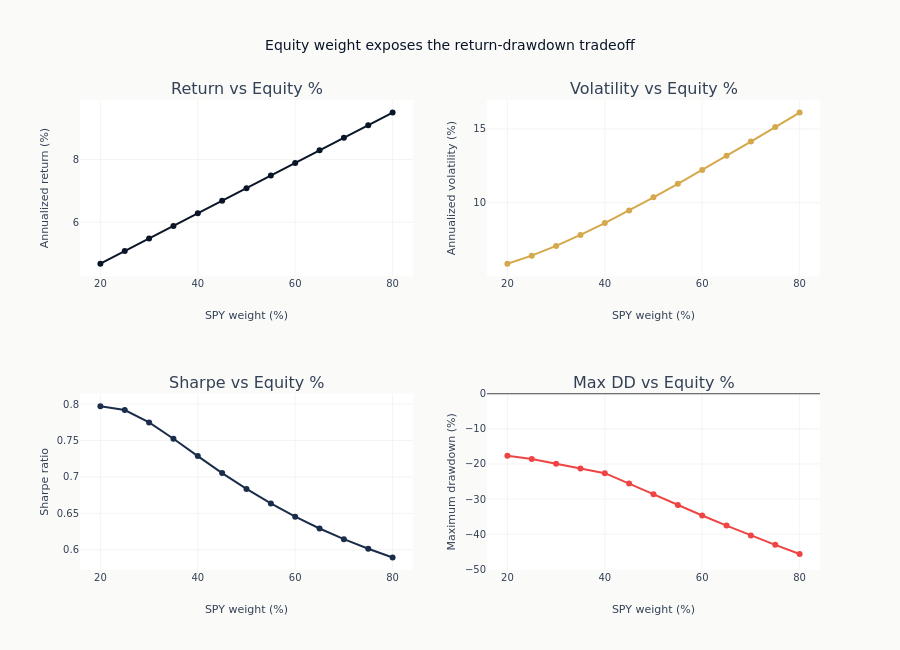

This figure's notebook cell:
### Markdown cell above
With the upper row held in memory, the lower row completes the figure before the notebook renders
it. This prevents an incomplete intermediate Plotly panel from appearing in the output.

### Code cell
fig.add_trace(
    go.Scatter(
        x=sensitivity_pd["weight"] * 100,
        y=sensitivity_pd["sharpe"],
        mode="lines+markers",
        line_color=COLORS["slate"],
    ),
    row=2,
    col=1,
)

fig.add_trace(
    go.Scatter(
        x=sensitivity_pd["weight"] * 100,
        y=sensitivity_pd["max_drawdown"] * 100,
        mode="lines+markers",
        line_color=COLORS["negative"],
    ),
    row=2,
    col=2,
)

fig.update_xaxes(title_text="SPY weight (%)", row=1, col=1)
fig.update_xaxes(title_text="SPY weight (%)", row=1, col=2)
fig.update_xaxes(title_text="SPY weight (%)", row=2, col=1)
fig.update_xaxes(title_text="SPY weight (%)", row=2, col=2)
fig.update_yaxes(title_text="Annualized return (%)", row=1, col=1)
fig.update_yaxes(title_text="Annualized volatility (%)", row=1, col=2)
fig.update_yaxes(title_text="Sharpe ratio", row=2, col=1)
fig.update_yaxes(
    title_text="Maximum drawdown (%)",
    range=[sensitivity_df["max_drawdown"].min() * 110, 0],
    row=2,
    col=2,
)
fig.update_layout(
    title="Equity weight exposes the return-drawdown tradeoff", height=650, showlegend=False
)
show_plotly_with_alt(
    fig,
    "Four panels of sensitivity metrics against shock size on a shared horizontal axis, each with its own vertical units, showing how each allocation degrades as the shock deepens.",
)

### Figure 1 — Plotly figure (JSON) as saved in the notebook; plotly's stock layout.template omitted (floating-point values rounded to 4 significant figures)
{"data": [{"line": {"color": "#0a1628"}, "mode": "lines+markers", "type": "scatter", "x": [20.0, 25.0, 30.0, 35.0, 40.0, 45.0, 50.0, 55.0, 60.0, 65.0, 70.0, 75.0, 80.0], "xaxis": "x", "y": [4.678, 5.079, 5.481, 5.883, 6.284, 6.686, 7.088, 7.49, 7.891, 8.293, 8.695, 9.096, 9.498], "yaxis": "y"}, {"line": {"color": "#D4A84B"}, "mode": "lines+markers", "type": "scatter", "x": [20.0, 25.0, 30.0, 35.0, 40.0, 45.0, 50.0, 55.0, 60.0, 65.0, 70.0, 75.0, 80.0], "xaxis": "x2", "y": [5.869, 6.415, 7.074, 7.818, 8.625, 9.48, 10.37, 11.29, 12.23, 13.18, 14.15, 15.13, 16.11], "yaxis": "y2"}, {"line": {"color": "#1a2d4a"}, "mode": "lines+markers", "type": "scatter", "x": [20.0, 25.0, 30.0, 35.0, 40.0, 45.0, 50.0, 55.0, 60.0, 65.0, 70.0, 75.0, 80.0], "xaxis": "x3", "y": [0.797, 0.7919, 0.7749, 0.7525, 0.7286, 0.7053, 0.6835, 0.6636, 0.6455, 0.6292, 0.6146, 0.6014, 0.5895], "yaxis": "y3"}, {"line": {"color": "#ef4444"}, "mode": "lines+markers", "type": "scatter", "x": [20.0, 25.0, 30.0, 35.0, 40.0, 45.0, 50.0, 55.0, 60.0, 65.0, 70.0, 75.0, 80.0], "xaxis": "x4", "y": [-17.66, -18.63, -19.98, -21.31, -22.64, -25.6, -28.68, -31.73, -34.7, -37.58, -40.37, -43.06, -45.66], "yaxis": "y4"}], "layout": {"annotations": [{"font": {"size": 16}, "showarrow": false, "text": "Return vs Equity %", "x": 0.225, "xanchor": "center", "xref": "paper", "y": 1.0, "yanchor": "bottom", "yref": "paper"}, {"font": {"size": 16}, "showarrow": false, "text": "Volatility vs Equity %", "x": 0.775, "xanchor": "center", "xref": "paper", "y": 1.0, "yanchor": "bottom", "yref": "paper"}, {"font": {"size": 16}, "showarrow": false, "text": "Sharpe vs Equity %", "x": 0.225, "xanchor": "center", "xref": "paper", "y": 0.375, "yanchor": "bottom", "yref": "paper"}, {"font": {"size": 16}, "showarrow": false, "text": "Max DD vs Equity %", "x": 0.775, "xanchor": "center", "xref": "paper", "y": 0.375, "yanchor": "bottom", "yref": "paper"}], "height": 650, "showlegend": false, "title": {"text": "Equity weight exposes the return-drawdown tradeoff"}, "xaxis": {"anchor": "y", "domain": [0.0, 0.45], "title": {"text": "SPY weight (%)"}}, "xaxis2": {"anchor": "y2", "domain": [0.55, 1.0], "title": {"text": "SPY weight (%)"}}, "xaxis3": {"anchor": "y3", "domain": [0.0, 0.45], "title": {"text": "SPY weight (%)"}}, "xaxis4": {"anchor": "y4", "domain": [0.55, 1.0], "title": {"text": "SPY weight (%)"}}, "yaxis": {"anchor": "x", "domain": [0.625, 1.0], "title": {"text": "Annualized return (%)"}}, "yaxis2": {"anchor": "x2", "domain": [0.625, 1.0], "title": {"text": "Annualized volatility (%)"}}, "yaxis3": {"anchor": "x3", "domain": [0.0, 0.375], "title": {"text": "Sharpe ratio"}}, "yaxis4": {"anchor": "x4", "domain": [0.0, 0.375], "range": [-50.23, 0], "title": {"text": "Maximum drawdown (%)"}}}}
